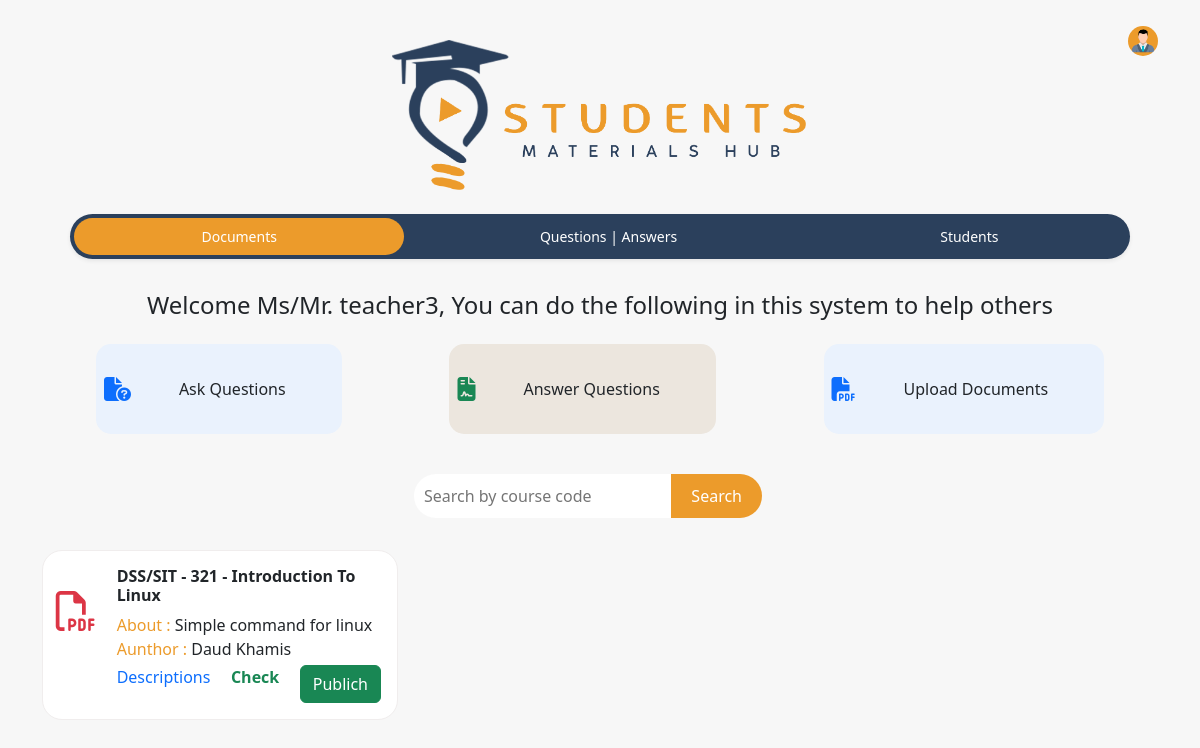
The app's page /pages/dash.php (signed in) with its own data.
### tables this page shows
CREATE TABLE `courses` (
  `crsID` int(11) NOT NULL,
  `studID` int(11) NOT NULL,
  `docID` int(11) NOT NULL,
  `crsName` varchar(100) NOT NULL,
  `crsCode` varchar(100) NOT NULL
);

CREATE TABLE `documents` (
  `docID` int(11) NOT NULL,
  `studID` int(11) NOT NULL,
  `docTittle` varchar(100) NOT NULL,
  `docDesc` varchar(100) NOT NULL,
  `docPrice` varchar(100) NOT NULL,
  `docPath` varchar(100) NOT NULL,
  `status` int(11) NOT NULL
);

CREATE TABLE `students` (
  `studID` int(11) NOT NULL,
  `userID` int(11) NOT NULL,
  `studName` varchar(100) NOT NULL,
  `studReg` varchar(100) NOT NULL,
  `studAccnt` varchar(100) NOT NULL,
  `studPhone` varchar(100) NOT NULL,
  `studNet` varchar(50) NOT NULL,
  `studCrs` varchar(50) NOT NULL,
  `studYear` int(11) NOT NULL
);

### elements/allDocs.php (shortened to what this page needs)
<?php
if ($_SESSION['role'] == "teacher") {
    $search = "";
    if (isset($_POST["search"]) && $_POST["search"] != "") {
        $search = $_POST["search"];
        $stmt = $conn->prepare("SELECT * FROM `students`,`documents`,`courses` WHERE students.studID = documents.studID
    AND documents.docID = courses.docID AND documents.status = 0 AND crsCode
    LIKE '%" . $search . "%' OR docTittle LIKE '%" . $search . "%' ");
    } else {
        $stmt = $conn->prepare("SELECT * FROM `students`,`documents`,`courses` WHERE students.studID = documents.studID
    AND documents.docID = courses.docID AND documents.status = 0");
    }
}
$stmt->execute();
?>
<div class="row mb-4">
    <div class="col-md-4"></div>
    <div class="col-md-4">
        <div class="search mt-3 w-100">
            <form action="./dash.php" method="post" class="w-100">
                <div style="display: flex; align-items: center;">
                    <input type="text" placeholder="Search by course code" class="input-search w-100" value="<?php echo $search; ?>" name="search" />
                    <button class="btn-search">Search </button>
                </div>
            </form>
        </div>
    </div>
    <div class="col-md-4"></div>
</div>
<?php
if ($stmt->rowCount() >= 1) {
    while ($res = $stmt->fetch()) {
        $docPay = time();
        $descr = time();
?>
        <div class="col-lg-4 col-md-4 col-12">
            <div class="for-doc bg-white p-3 mt-2">
                <div class="row">
                    <div class="col-lg-2 col-md-2 col-2">
                        <div class="d-flex justify-content-center align-content-center">
                            <i class="fa-regular fa-file-pdf mt-4 text-danger" style="font-size: 40px;"></i>
                        </div>
                    </div>
                    <div class="col-lg-10 col-md-10 col-10">
                        <div class="text-start">
                            <h6 class="fw-bolder">
                                <?php echo $res['crsCode'] . " - " . $res['crsName']; ?></h6>
                            <span style="color: var(--color2);">About : </span><?php echo $res['docTittle']; ?> <br>
                            <span style="color: var(--color2);">Aunthor : </span><?php echo $res['studName']; ?>
                            <div class="d-flex flex-row justify-content-between mt-1">
                                <a href="#" data-bs-toggle="modal" data-bs-target="#description<?php echo $descr; ?>">Descriptions</a>
                                <?php
                                if ($_SESSION['role'] == "student") {
                                    $query = $conn->prepare("SELECT * FROM `users`,`students` WHERE users.userID = students.userID AND users.userName = :user");
                                    $query->execute(array(":user" => $user));
                                    $data = $query->fetch();
                                    $studID = $data['studID'];
                                    $testpay = $conn->prepare("SELECT * FROM `transactions`,`students`,`documents`WHERE students.studID = transactions.studID
                                                    AND documents.docID =  transactions.docID AND documents.docID = :docID AND transactions.studID = :studID");
                                    $testpay->execute(array(":docID" => $res['docID'], ":studID" => $studID));
                                    if ($testpay->rowCount() > 0) {
                                ?>
                                        <a href="../handles/openFile.php?file=<?php echo $res['docPath']; ?>" class="text-success fw-bolder" target="_blank"><i class="fa fa-download" aria-hidden="true"></i> Download</a>
                                    <?php
                                    } else {
                                    ?>
                                        <a href="#" data-bs-toggle="modal" data-bs-target="#payment<?php echo $docPay; ?>" class="text-primary fw-bolder">pay <?php echo $res['docPrice']; ?></a>
                                    <?php
                                    }
                                } else {
                                    ?>
                                    <a href="../handles/openFile.php?file=<?php echo $res['docPath']; ?>" class="text-success fw-bolder" target="_blank">Check</a>
                                    <a href="../handles/proveDoc.php?id=<?php echo $res['docID']; ?>" class="btn btn-success">Publich</a>
                                <?php
                                }
                                ?>
                            </div>
                        </div>
                    </div>
                </div>
            </div>
        </div>
    <?php
    }
}
?>

### assets/css/style.css (style rules this page uses)
html { scroll-behavior: smooth; }
body { padding: 0; margin: 0; }
a { text-decoration: none; }
:root { --color1: #2b405c; --color2: #ec9b2b; }
.input-search { padding: 10px; border-radius: 50px 0 0 50px; border: none; background-color: #fff; }
.btn-search { background-color: var(--color2); border: none; color: white; padding: 10px 20px; border-radius: 0 50px 50px 0; }
.for-doc { border: 1px solid #f0eded; border-radius: 20px; }
@media screen and (min-width: 990px) { .search { position: relative; display: inline-block; width: 40%; } }

### records on screen
courses: crsCode "DSS/SIT - 321", crsName "Introduction To Linux", docID.docTittle "Simple command for linux", studID.studName "Daud Khamis"

### other values on screen
$user "teacher3"
